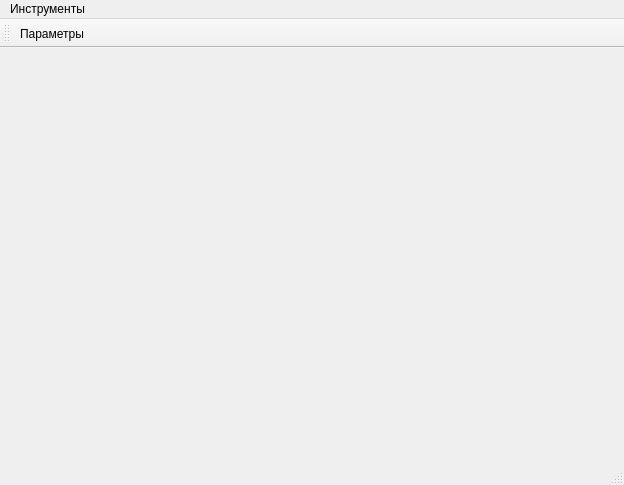
<?xml version="1.0" encoding="UTF-8"?>
<ui version="4.0">
 <class>MainWindow</class>
 <widget class="QMainWindow" name="MainWindow">
  <property name="geometry">
   <rect>
    <x>0</x>
    <y>0</y>
    <width>624</width>
    <height>485</height>
   </rect>
  </property>
  <property name="windowTitle">
   <string>iMpos</string>
  </property>
  <widget class="QWidget" name="centralWidget"/>
  <widget class="QMenuBar" name="menuBar">
   <property name="geometry">
    <rect>
     <x>0</x>
     <y>0</y>
     <width>624</width>
     <height>21</height>
    </rect>
   </property>
   <widget class="QMenu" name="menuTools">
    <property name="title">
     <string>Инструменты</string>
    </property>
    <addaction name="actionSettings"/>
    <addaction name="actionUsers"/>
   </widget>
   <addaction name="menuTools"/>
  </widget>
  <widget class="QToolBar" name="mainToolBar">
   <attribute name="toolBarArea">
    <enum>TopToolBarArea</enum>
   </attribute>
   <attribute name="toolBarBreak">
    <bool>false</bool>
   </attribute>
   <addaction name="actionSettings"/>
  </widget>
  <widget class="QStatusBar" name="statusBar">
   <property name="sizeGripEnabled">
    <bool>true</bool>
   </property>
  </widget>
  <action name="actionSettings">
   <property name="icon">
    <iconset resource="resource.qrc">
     <normaloff>:/Image/settings.png</normaloff>:/Image/settings.png</iconset>
   </property>
   <property name="text">
    <string>Параметры...</string>
   </property>
   <property name="shortcut">
    <string>Alt+Shift+T</string>
   </property>
  </action>
  <action name="actionUsers">
   <property name="text">
    <string>Пользователи...</string>
   </property>
  </action>
 </widget>
 <layoutdefault spacing="6" margin="11"/>
 <resources>
  <include location="resource.qrc"/>
 </resources>
 <connections/>
</ui>
